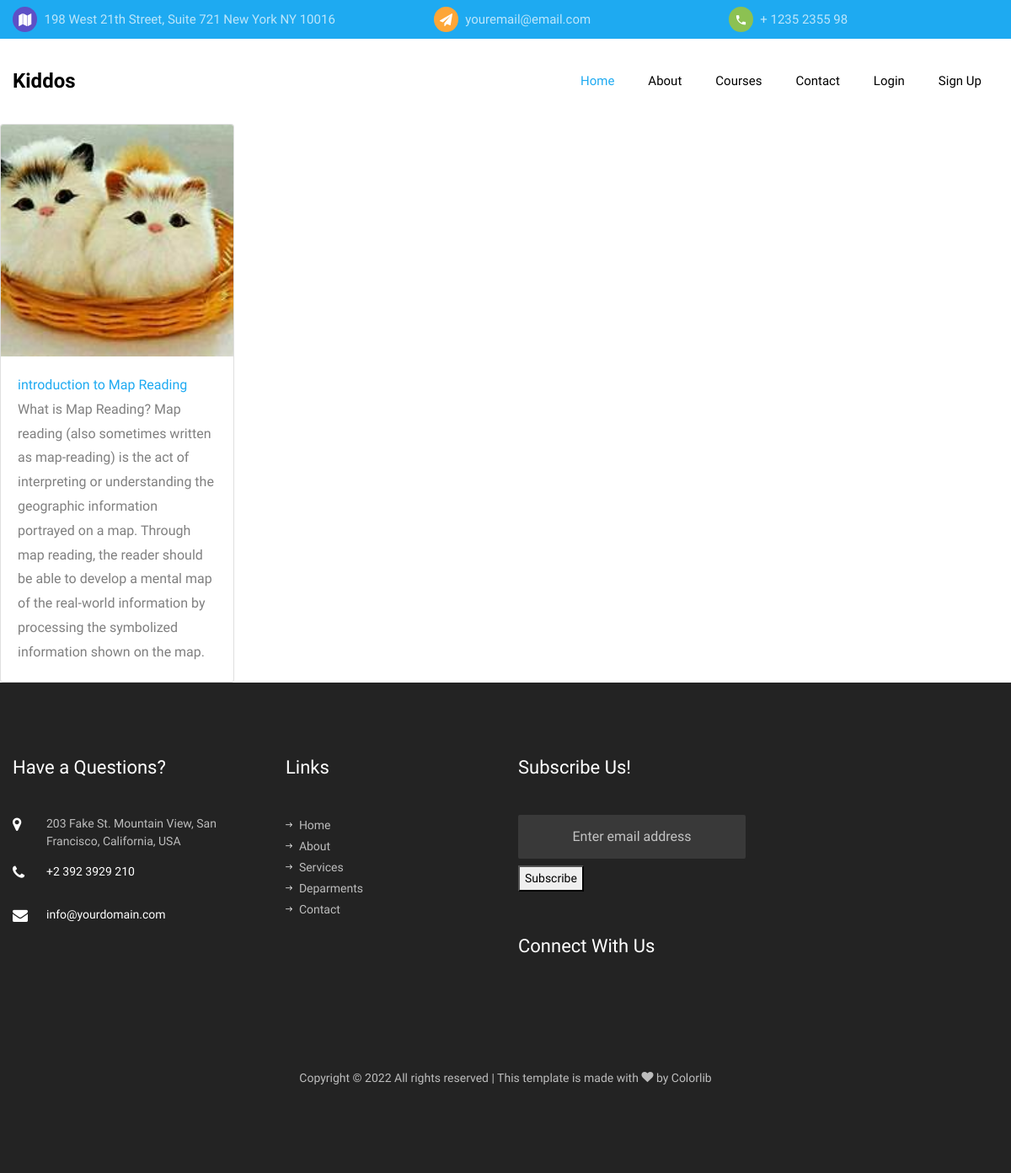
The page /courses/geography on the database its author committed.
### courses/models.py (models this page shows, shortened)
class Courses(models.Model):
    title = models.CharField(max_length=30)
    overview = models.TextField()
    timestamp = models.DateTimeField(auto_now_add=True)
    comment_count = models.IntegerField(default=0)
    author = models.ForeignKey(Author, on_delete=models.CASCADE)
    content = HTMLField()
    thumbnail = models.ImageField()
    categories = models.ManyToManyField(Category)
    def get_absolute_url(self):
        return reverse('course_detail', kwargs={
            'course_id' : self.id
        })

### courses/views.py (the view)
# urls.py: path('courses/geography', views.Geography, name="geography"),
def Geography(request):
    course_list = Courses.objects.filter(categories__title = 'Geography')
    context = {
        'course_list': course_list
    }
    return render(request, 'geography.html', context)

### templates/geography.html
{% extends 'base.html' %} {% block content %}
<div class="row">
    {% for course in course_list %}
    <div class="col-md-3">
        <div class="card">
            <img src="{{ course.thumbnail.url }}" class="card-img-top" alt="...">
            <div class="card-body">
                <a href="{{ course.get_absolute_url }}" h5 class="card-title">{{ course.title }}</h5></a>
                <p class="card-text">{{ course.overview }}</p>
            </div>
        </div>
    </div>
    {% endfor %}
</div>
{% endblock content %}

### rows shown on the page
Courses: thumbnail (picture), title "introduction to Map Reading", overview "What is Map Reading? Map reading (also sometimes written as map-reading) is the act of interpreting or understanding the geographic information portrayed on a map. Through map reading, the reader should be able to develop a mental map of the real-world information by processing the symbolized information shown on the map."
